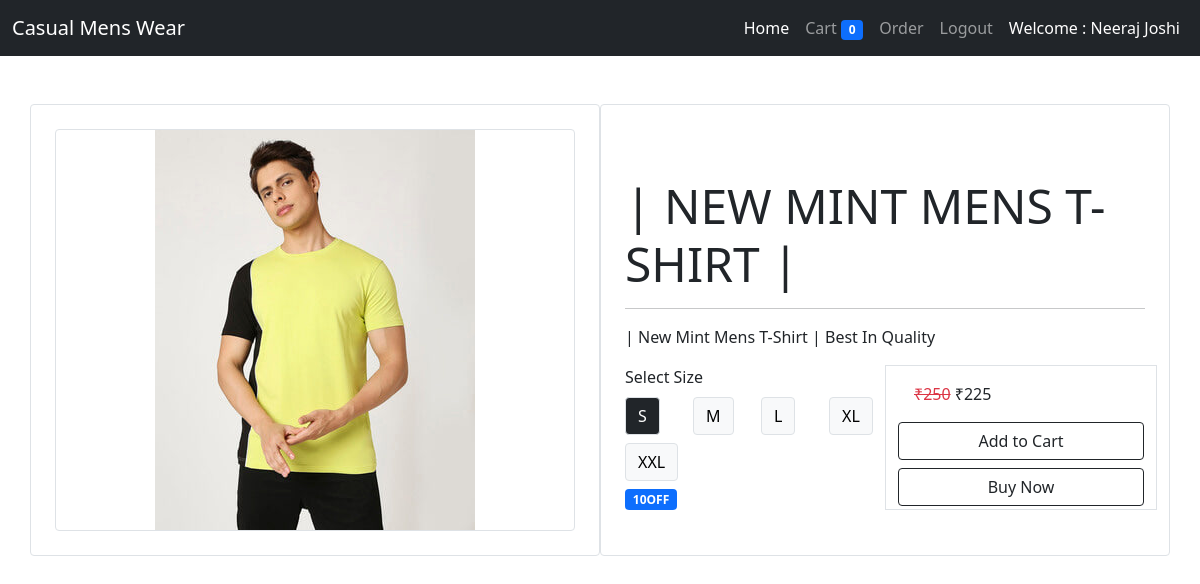
The page /product/New_Mint_Mens_T-shirt (signed in) on the database its author committed.
### Store/models/tshirt.py (models this page shows, shortened)
class Tshirt(models.Model):
    name = models.CharField(max_length=50, null=False)
    slug = models.CharField(max_length=200, null=False, unique=True, default="")
    description = models.CharField(max_length=500, null=True)
    discount = models.IntegerField(default=0)
    image = models.ImageField(upload_to = 'upload/images/', null=False)
    occasion = models.ForeignKey(Occasion, on_delete=models.CASCADE)
    Brand = models.ForeignKey(Brand, on_delete=models.CASCADE)
    Sleeve = models.ForeignKey(Sleeve, on_delete=models.CASCADE)
    neck_type = models.ForeignKey(NeckType, on_delete=models.CASCADE)
    ideal_for = models.ForeignKey(IdealFor, on_delete=models.CASCADE)
    Color = models.ForeignKey(Color, on_delete=models.CASCADE)

### Store/models/size.py (models this page shows, shortened)
class SizeVarient(models.Model):
    SIZES = (
        ('S',"SMALL"),
        ('M',"MEDIUM"),
        ('L',"LARGE"),
        ('XL',"EXTRA LARGE"),
        ('XXL',"EXTRA EXTRA LARGE"),
    )
    Price = models.IntegerField(null=False)
    Tshirt = models.ForeignKey(Tshirt, on_delete=models.CASCADE)
    size = models.CharField(choices=SIZES, max_length=5)

### Store/views/product_page.py (the view)
# urls.py: path('product/<str:slug>',show_product),
def show_product(request, slug):
    tshirt = Tshirt.objects.get(slug=slug)
    size = request.GET.get('size')
    if size is None:
        size = tshirt.sizevarient_set.all().order_by('Price').first()
    else:
        size = tshirt.sizevarient_set.get(size = size)
    size_price = size.Price
    sell_price = floor(size_price - (size_price*(tshirt.discount/100)))
    context = {
        'tshirt' : tshirt,
        'price' : size_price,
        'sell_price' : sell_price,
        'active_size' : size
    }
    return render(request,template_name='store/product_info.html',context=context)

### Store/templatetags/tshirt_tags.py (called while the page is built)
@register.filter
def rupee(number):
    return f'₹{number}'

@register.simple_tag
def get_active_size_button_class(active_size, size):
    if active_size == size:
        return "btn-dark"
    else:
        return "btn-light"

### Store/templates/store/product_info.html
{% extends "./base.html" %}
{% load tshirt_tags %}
{% block content %}
    <div class="container">
        <div class="row mt-5">
            <div class="col-md-6 border rounded p-4">
                <div class="productimage border rounded text-center">
                    <img src="{{tshirt.image.url}}" class="img-fluid" alt="">
                </div>
            </div>
            <div class="col-md-6 border rounded p-4">
                <div class="display-5 mt-5">{{tshirt.name|upper}}</div>
                <hr>
                <p>{{tshirt.description| title}}</p>
                <div class="row">
                    <div class="col-md-6">
                        <label for="">Select Size</label>
                        <div class="row">
                            {% for size in tshirt.sizevarient_set.all %}
                                <div class="col mt-2">
                                    <a href="/product/{{tshirt.slug}}?size={{size.size}}" class="btn {% get_active_size_button_class active_size size %} border btn-block">{{size.size}}</a>
                                </div>
                            {% endfor %}
                        </div>
                        <div class="badge bg-primary mt-2">
                            {{tshirt.discount}}OFF
                        </div>
                    </div>
                    <div class="col-md-6 border">
                        <div class="p-3">
                            <span class="text-center text-danger"><del>{{price|rupee}}</del></span>
                            <span>{{sell_price|rupee}}</span>
                        </div>
                        <a href="/addtocart/{{tshirt.slug}}/{{active_size.size}}?return_url={{request.get_full_path}}" class="btn btn-outline-dark w-100">Add to Cart</a>
                        <a href="" class="btn btn-outline-dark w-100 mt-2">Buy Now</a>
                    </div>
                </div>
            </div>
        </div>
    </div>
{% endblock %}

### Store/templates/store/base.html (shortened to what this page needs)
<!doctype html>
<html lang="en">
  <head>
    <link href="https://cdn.jsdelivr.net/npm/bootstrap@5.1.3/dist/css/bootstrap.min.css" rel="stylesheet">
  </head>
  <body>
    <nav class="navbar navbar-expand-lg navbar-dark bg-dark">
        <div class="container-fluid">
          <a class="navbar-brand" href="/">Casual Mens Wear</a>
          <div class="collapse navbar-collapse" id="navbarSupportedContent">
            <ul class="navbar-nav ms-auto mb-2 mb-lg-0">
              <li class="nav-item">
                <a class="nav-link active" aria-current="page" href="/">Home</a>
              </li>
              <li class="nav-item">
                <a class="nav-link" href="/cart">Cart <span class="badge bg-primary">{{request.session.cart|length}}</span></a>
              </li>
              {% if request.user.is_authenticated %}
              <li class="nav-item">
                <a class="nav-link" href="/order">Order</a>
              </li>
              <li class="nav-item">
                <a class="nav-link" href="/logout">Logout</a>
              </li>
              <li class="nav-item">
                <a class="nav-link" href="#" style="color:rgb(255, 254, 254);">Welcome : {{request.user.first_name|capfirst}} {{request.user.last_name|capfirst}}</a>
              </li>
              {% endif %}
            </ul>
          </div>
        </div>
      </nav>
    {% block content %}
    {% endblock %}
  </body>
</html>

### rows shown on the page
Tshirt: image (picture), name "| NEW MINT MENS T-SHIRT |", description "| New Mint Mens T-Shirt | Best In Quality", discount "10"
SizeVarient: size "S"
SizeVarient: size "M"
SizeVarient: size "L"
SizeVarient: size "XL"
SizeVarient: size "XXL"

### other values the page prints
{{ request.session.cart|length }} "0"
{{ request.user.first_name|capfirst }} "Neeraj"
{{ request.user.last_name|capfirst }} "Joshi"
{{ price|rupee }} "₹250"
{{ sell_price|rupee }} "₹225"
